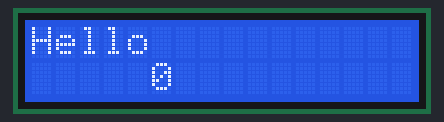
This sketch was run on a simulated Arduino Uno, built with avr-gcc and run on an emulated ATmega328P. Shown: 16×2 character LCD.

Above: at 0.1 s.
At 4.1 s:
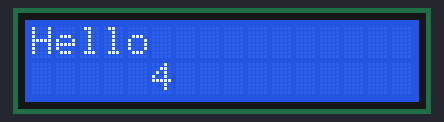
At 9.1 s:
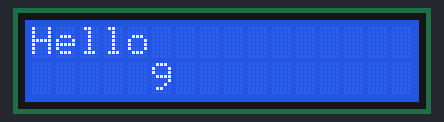
At 19.1 s:
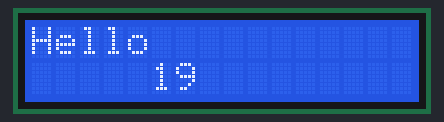
At 28.1 s:
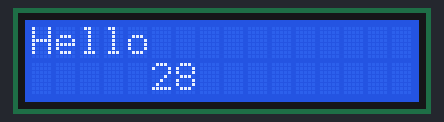
At 38.1 s:
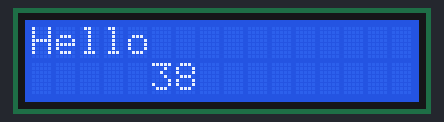

The sketch:

lcdTest01.ino
```cpp
#include <LiquidCrystal.h>

LiquidCrystal lcd(12, 11, 4, 5, 6, 7);
int count = 0;


void setup() {
  // 가로로 2줄, 새로로 16글자를 표현
  lcd.begin(16,2); // 1602 LCD
  lcd.print("Hello");


}

void loop() {
 lcd.setCursor(5,1); // (행, 컬럼 줄   칸수, 줄)


 //lcd.print("1234567");
 //for(int i = 0; i< 9; i++)
 //{
 // lcd.print(i);
 // delay(500);
 //
 // }


  lcd.print(count++);
  delay(1000);


}
```

Measured:
- what the display in image 1 shows lasts 1.0 s, from 4.1 s to 5.1 s
